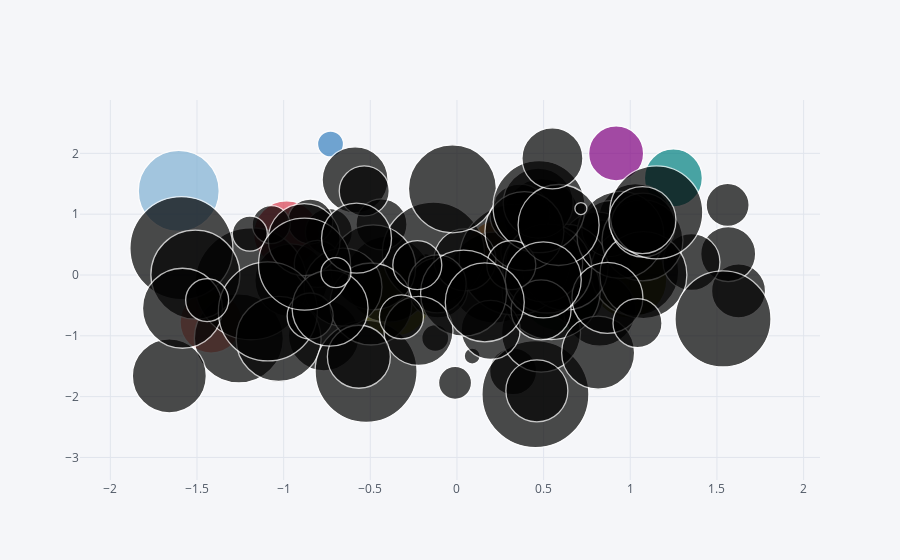

The notebook cell saved with this chart:
### Markdown cell above
## Bubble Plot

### Code cell
df.iplot(kind='bubble',x='A',y='B',size = 'C')
